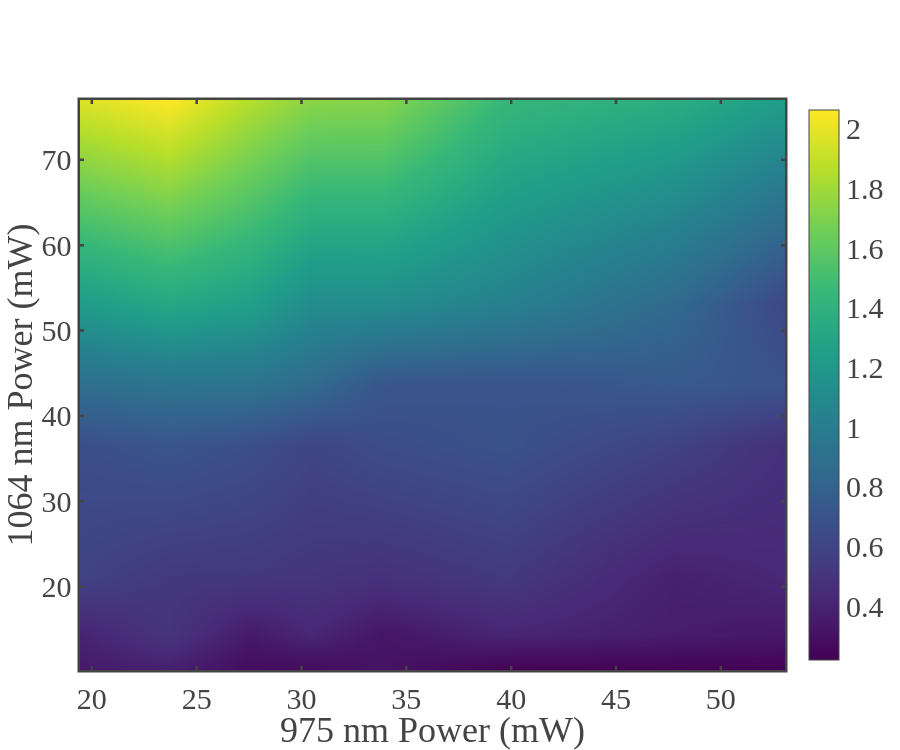
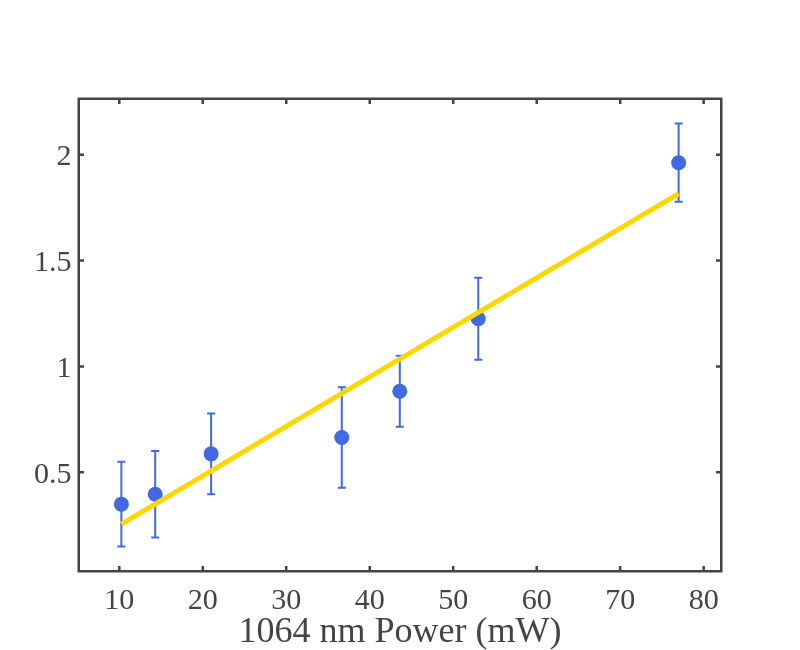
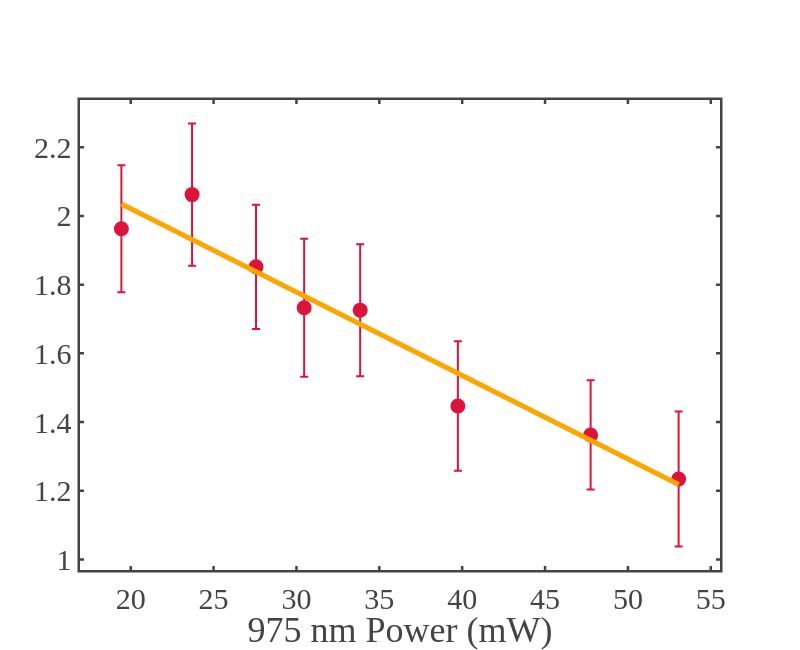

These figures' notebook cell, in order:
### Markdown cell above
## Heatmap for high 975nm powers

### Code cell
import numpy as np
import pandas as pd
import os
import re
from scipy.interpolate import interp1d
import plotly.graph_objects as go
import plotly.io as pio

# ============================================================
# --- Calibration Tables ---
# ============================================================
calib_975 = {10:1.79,30:5.4,50:10,70:16.87,90:22,110:25.4,130:29.72,150:31.21,170:36.48,190:43,210:52.5,230:53.62,250:60.57}
calib_1064 = {1.75:4.6,2:7.6,2.25:10.25,2.5:14.3,2.75:21,3:36.65,3.25:43.6,3.5:53,3.75:67,3.86:77}

interp_975 = interp1d(list(calib_975.keys()), list(calib_975.values()), fill_value="extrapolate")
interp_1064 = interp1d(list(calib_1064.keys()), list(calib_1064.values()), fill_value="extrapolate")

# ============================================================
# --- Figure Template ---
# ============================================================
fig_template = go.layout.Template()
fig_template.layout = {
    'template': 'simple_white+presentation',
    'autosize': False,
    'width': 800,
    'height': 600,
    'xaxis': {'ticks':'inside','mirror':'ticks','linewidth':2.5,'tickwidth':2.5,'ticklen':4,'showline':True,'showgrid':False,'zerolinecolor':'white'},
    'yaxis': {'ticks':'inside','mirror':'ticks','linewidth':2.5,'tickwidth':2.5,'ticklen':4,'showline':True,'showgrid':False,'zerolinecolor':'white'},
    'font': {'family':'mathjax','size':30}
}

# ============================================================
# --- Parameters ---
# ============================================================
base_path = r"D:\Atanu\NaBiF4_PL_analysis\NaBiF4_PL_analysis\NaBiF4_PL_analysis\datas\2nd Oct NaBiF4\Percentage Modulation"
pattern = re.compile(r"1064nm_(\d*\.?\d+)mW.*975nm_(\d+)mW\.txt")
groups = [(21,24),(46,49),(71,74),(96,99)]  # Time windows (ms)

# ============================================================
# --- Helper Functions ---
# ============================================================
def extract_mean_std(file_path):
    arr = np.loadtxt(file_path, skiprows=1)
    time_ms = arr[:,0]/1e9
    intensity = arr[:,1]
    regions=[]
    for (t1,t2) in groups:
        mask = (time_ms >= t1) & (time_ms <= t2)
        vals = intensity[mask]
        if len(vals)==0:
            vals = np.array([np.nan])
        regions.append(vals)
    g1 = np.concatenate([regions[0], regions[2]])
    g2 = np.concatenate([regions[1], regions[3]])
    mean1,std1 = np.nanmean(g1), np.nanstd(g1)
    mean2,std2 = np.nanmean(g2), np.nanstd(g2)
    if mean1>0:
        signal = 100.0*(mean1-mean2)/mean1
        ds_dm1 = 100.0*(mean2/(mean1**2))
        ds_dm2 = -100.0/mean1
        signal_std = np.sqrt((ds_dm1*std1)**2 + (ds_dm2*std2)**2)
    else:
        signal, signal_std = np.nan, np.nan
    return signal, signal_std

def linear_fit_with_uncertainty(x, y, weights=None):
    mask = np.isfinite(x) & np.isfinite(y)
    x, y = np.array(x)[mask], np.array(y)[mask]
    if weights is not None:
        w = np.array(weights)[mask]
        p, cov = np.polyfit(x, y, 1, w=w, cov=True)
    else:
        p, cov = np.polyfit(x, y, 1, cov=True)
    m, c = p[0], p[1]
    sm = np.sqrt(cov[0,0]) if cov is not None else np.nan
    sc = np.sqrt(cov[1,1]) if cov is not None else np.nan
    return m, c, sm, sc

# ============================================================
# --- Loop through all folders & files ---
# ============================================================
results=[]
for folder in os.listdir(base_path):
    if not folder.startswith("1064nm_"):
        continue
    folder_path = os.path.join(base_path, folder)
    if not os.path.isdir(folder_path):
        continue
    for file in os.listdir(folder_path):
        if not file.endswith(".txt"):
            continue
        match = pattern.match(file)
        if not match:
            continue
        i_1064 = float(match.group(1))
        p_975_raw = int(match.group(2))
        p_1064_sample = float(interp_1064(i_1064))
        p_975_sample = float(interp_975(p_975_raw))
        file_path = os.path.join(folder_path, file)
        signal, signal_std = extract_mean_std(file_path)
        results.append({"P1064_mW":p_1064_sample,"P975_mW":p_975_sample,"Signal":signal,"Signal_std":signal_std})

df = pd.DataFrame(results).dropna()

# ============================================================
# --- Contour / Heatmap ---
# ============================================================
pivot_signal = df.pivot_table(index="P1064_mW", columns="P975_mW", values="Signal", aggfunc="mean").sort_index(ascending=True)
fig = go.Figure()
fig.add_trace(go.Contour(
    x=pivot_signal.columns,
    y=pivot_signal.index,
    z=pivot_signal.values,
    contours_coloring='heatmap',
    connectgaps=False,
    line_smoothing=1,
    coloraxis='coloraxis'
))
fig.update_layout(
    template=fig_template,
    xaxis_title="975 nm Power (mW)",
    yaxis_title="1064 nm Power (mW)",
    width=900, height=750,
    coloraxis={'colorscale':'Viridis','cmin':np.nanmin(pivot_signal.values),'cmax':np.nanmax(pivot_signal.values),'showscale':True}
)
fig.update_traces(line_width=0)

output_path = r"C:\Users\Atanu\OneDrive\Desktop\research_work\paper\NaBiF4_PL_analysis\figures in paper\heatmap_highPowers.png"
# pio.write_image(fig, output_path, format='png', scale=4)
fig.show()

# ============================================================
# --- FIG1: Signal vs 1064 nm (lowest 975 nm power) ---
# ============================================================
lowest_975 = df["P975_mW"].min()
subset_low_975 = df[df["P975_mW"]==lowest_975].sort_values("P1064_mW")
x1, y1, s1 = subset_low_975["P1064_mW"].values, subset_low_975["Signal"].values, subset_low_975["Signal_std"].values

# Weighted linear fit if errors available
weights1 = 1/s1 if np.all(s1>0) else None
m1, c1, sm1, sc1 = linear_fit_with_uncertainty(x1, y1, weights=weights1)

fig1 = go.Figure()
fig1.add_trace(go.Scatter(
    x=x1, y=y1,
    error_y=dict(type='data', array=s1, visible=True),
    mode='markers',
    marker=dict(size=15, color='royalblue'),
    name=f"975 nm = {lowest_975:.2f} mW",
    showlegend =False,
))
# Linear fit line
x1_fit = np.linspace(np.nanmin(x1), np.nanmax(x1), 200)
y1_fit = m1*x1_fit + c1
fig1.add_trace(go.Scatter(
    x=x1_fit, y=y1_fit,
    mode='lines',
    line=dict(color='gold', width=5),
    name=f"Linear fit: m={m1:.3e} per mW",
    showlegend =False,
))
fig1.update_layout(template=fig_template,
                   xaxis_title="1064 nm Power (mW)",
                   width=800, height=650)
output_path = r"C:\Users\Atanu\OneDrive\Desktop\research_work\paper\NaBiF4_PL_analysis\figures in paper\1064nm_powerVariation_high.png"
# pio.write_image(fig1, output_path, format='png', scale=4)
fig1.show()

# ============================================================
# --- FIG2: Signal vs 975 nm (highest 1064 nm power) ---
# ============================================================
highest_1064 = df["P1064_mW"].max()
subset_high_1064 = df[df["P1064_mW"]==highest_1064].sort_values("P975_mW")
x2, y2, s2 = subset_high_1064["P975_mW"].values, subset_high_1064["Signal"].values, subset_high_1064["Signal_std"].values

weights2 = 1/s2 if np.all(s2>0) else None
m2, c2, sm2, sc2 = linear_fit_with_uncertainty(x2, y2, weights=weights2)

fig2 = go.Figure()
fig2.add_trace(go.Scatter(
    x=x2, y=y2,
    error_y=dict(type='data', array=s2, visible=True),
    mode='markers',
    marker=dict(size=15, color='crimson'),
    name=f"1064 nm = {highest_1064:.2f} mW",
    showlegend =False,
))
x2_fit = np.linspace(np.nanmin(x2), np.nanmax(x2), 200)
y2_fit = m2*x2_fit + c2
fig2.add_trace(go.Scatter(
    x=x2_fit, y=y2_fit,
    mode='lines',
    line=dict(color='orange', width=5),
    name=f"Linear fit: m={m2:.3e} per mW",
    showlegend =False,
))
fig2.update_layout(template=fig_template,
                   xaxis_title="975 nm Power (mW)",
                   width=800, height=650)
output_path = r"C:\Users\Atanu\OneDrive\Desktop\research_work\paper\NaBiF4_PL_analysis\figures in paper\975nm_powerVariation_high.png"
# pio.write_image(fig2, output_path, format='png', scale=4)
fig2.show()

# ================================
# --- Fitted Parameters & Sensitivities ---
# ================================

print("=== FIG1: Signal vs 1064 nm (lowest 975 nm = {:.2f} mW) ===".format(lowest_975))
print(f" Linear Fit: Signal = m*P1064 + c")
print(f"  Slope (sensitivity) m = {m1:.6e} %/mW ± {sm1:.6e}")
print(f"  Intercept c = {c1:.6e} % ± {sc1:.6e}\n")

print("=== FIG2: Signal vs 975 nm (highest 1064 nm = {:.2f} mW) ===".format(highest_1064))
print(f" Linear Fit: Signal = m*P975 + c")
print(f"  Slope (sensitivity) m = {m2:.6e} %/mW ± {sm2:.6e}")
print(f"  Intercept c = {c2:.6e} % ± {sc2:.6e}\n")

# Optional: overall statistics from data
print("=== Data Statistics ===")
print(f"Signal range: {np.nanmin(df['Signal']):.2f}% to {np.nanmax(df['Signal']):.2f}%")
print(f"1064 nm power range: {np.nanmin(df['P1064_mW']):.2f} mW to {np.nanmax(df['P1064_mW']):.2f} mW")
print(f"975 nm power range: {np.nanmin(df['P975_mW']):.2f} mW to {np.nanmax(df['P975_mW']):.2f} mW")

### Figure 1 — Plotly figure (JSON) as saved in the notebook; plotly's stock layout.template omitted (floating-point values rounded to 4 significant figures)
{"data": [{"autocontour": true, "coloraxis": "coloraxis", "connectgaps": false, "contours": {"coloring": "heatmap", "end": 2, "size": 0.2, "start": 0.4}, "line": {"smoothing": 1, "width": 0}, "type": "contour", "x": [19.44, 23.7, 27.56, 30.46, 33.84, 39.74, 47.75, 53.06], "y": [10.25, 14.3, 21, 36.65, 43.6, 53, 77], "z": [[0.3491, 0.3793, 0.2773, 0.2679, 0.3166, 0.2234, 0.2202, 0.2247], [0.396, 0.5017, 0.3464, 0.4186, 0.3245, 0.4095, 0.3641, 0.3363], [0.5867, 0.525, 0.5216, 0.5061, 0.4802, 0.5297, 0.3813, 0.4235], [0.664, 0.7063, 0.6656, 0.6013, 0.6553, 0.6892, 0.5853, 0.4751], [0.8827, 0.925, 0.9228, 0.8571, 0.7074, 0.6934, 0.7351, 0.6995], [1.225, 1.313, 1.251, 1.111, 1.117, 1.027, 0.8462, 0.6195], [1.963, 2.062, 1.852, 1.733, 1.726, 1.447, 1.362, 1.234]]}], "layout": {"coloraxis": {"cmax": 2.062, "cmin": 0.2202, "colorscale": [[0, "#440154"], [0.1111, "#482878"], [0.2222, "#3e4989"], [0.3333, "#31688e"], [0.4444, "#26828e"], [0.5556, "#1f9e89"], [0.6667, "#35b779"], [0.7778, "#6ece58"], [0.8889, "#b5de2b"], [1, "#fde725"]], "showscale": true}, "height": 750, "width": 900, "xaxis": {"autorange": true, "range": [19.44, 53.06], "title": {"text": "975 nm Power (mW)"}, "type": "linear"}, "yaxis": {"autorange": true, "range": [10.25, 77], "title": {"text": "1064 nm Power (mW)"}, "type": "linear"}}}

### Figure 2 — Plotly figure (JSON) as saved in the notebook; plotly's stock layout.template omitted (floating-point values rounded to 4 significant figures; data arrays with more than 128 entries replaced by an {"elided": "..."} marker saying what was removed)
{"data": [{"error_y": {"array": [0.2001, 0.2048, 0.1903, 0.2374, 0.1677, 0.1935, 0.1851], "type": "data", "visible": true}, "marker": {"color": "royalblue", "size": 15}, "mode": "markers", "name": "975 nm = 19.44 mW", "showlegend": false, "type": "scatter", "x": [10.25, 14.3, 21, 36.65, 43.6, 53, 77], "y": [0.3491, 0.396, 0.5867, 0.664, 0.8827, 1.225, 1.963]}, {"line": {"color": "gold", "width": 5}, "mode": "lines", "name": "Linear fit: m=2.339e-02 per mW", "showlegend": false, "type": "scatter", "x": {"elided": "200 float values"}, "y": {"elided": "200 float values"}}], "layout": {"height": 650, "width": 800, "xaxis": {"autorange": true, "range": [5.294, 81.96], "title": {"text": "1064 nm Power (mW)"}, "type": "linear"}, "yaxis": {"autorange": true, "range": [0.03802, 2.259], "type": "linear"}}}

### Figure 3 — Plotly figure (JSON) as saved in the notebook; plotly's stock layout.template omitted (floating-point values rounded to 4 significant figures; data arrays with more than 128 entries replaced by an {"elided": "..."} marker saying what was removed)
{"data": [{"error_y": {"array": [0.1851, 0.207, 0.181, 0.2009, 0.1922, 0.1886, 0.1591, 0.1964], "type": "data", "visible": true}, "marker": {"color": "crimson", "size": 15}, "mode": "markers", "name": "1064 nm = 77.00 mW", "showlegend": false, "type": "scatter", "x": [19.44, 23.7, 27.56, 30.46, 33.84, 39.74, 47.75, 53.06], "y": [1.963, 2.062, 1.852, 1.733, 1.726, 1.447, 1.362, 1.234]}, {"line": {"color": "orange", "width": 5}, "mode": "lines", "name": "Linear fit: m=-2.429e-02 per mW", "showlegend": false, "type": "scatter", "x": {"elided": "200 float values"}, "y": {"elided": "200 float values"}}], "layout": {"height": 650, "width": 800, "xaxis": {"autorange": true, "range": [16.94, 55.56], "title": {"text": "975 nm Power (mW)"}, "type": "linear"}, "yaxis": {"autorange": true, "range": [0.9691, 2.338], "type": "linear"}}}
